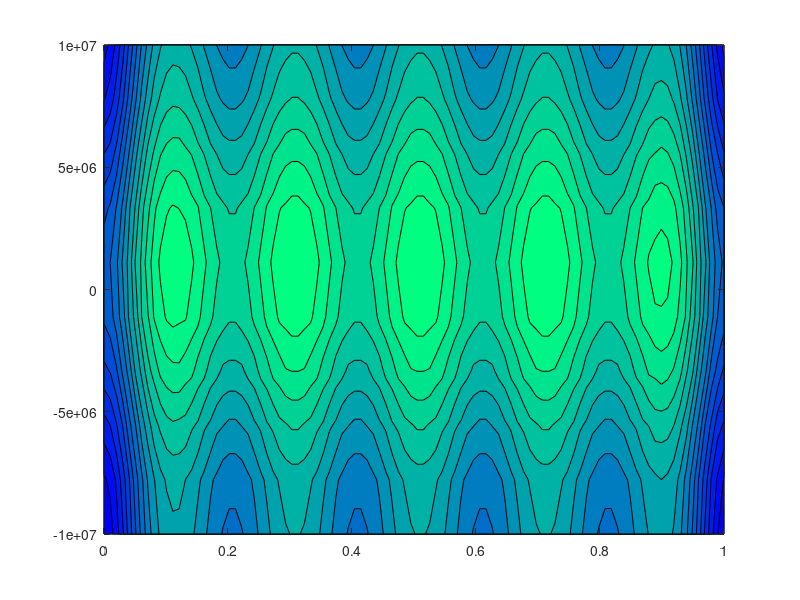

The MATLAB source for this figure: (Note: this script raises an error after producing the figure.)
clear variables
L = 1;
Nx = 100;
gridx = linspace(0,L,Nx);
Nv = 10;
Nt = 50;
bins = 20;
T = 1; % electron temperature in eV
q = 1.602e-19;
qm = q/9.11e-31;
epsi = 1/8.85e-12;
m = 9.11e-31;
n_0 = 1e20;
v = linspace(-1e7,1e7,Nv);
dv = v(2)-v(1);
dx = 1/(Nx-1);
dt = 5e-40;
M = sqrt(m/(2*3.1415*T*q))*exp(-m.*v.*v/(2*T*q));
mu1 = 0.3e7;
M_L = sqrt(m/(2*3.1415*T*q))*exp(-m.*(v-mu1).^2/(2*T*q));
mu2 = -0.3e7;
M_R = sqrt(m/(2*3.1415*T*q))*exp(-m.*(v-mu2).^2/(2*T*q));
E=1;
f = zeros(Nx,Nv);
f0 = zeros(Nx,Nv);
f1 = zeros(Nx,Nv);
fs = zeros(Nx,Nv,Nt);
for i=1:Nx
    f(i,:) = n_0/2*M_L*1.01+n_0/2*M_R;
    f0(i,:) =n_0*M;
    if mod(i,20) < 4 
      f(i,:) = n_0/2*M_L*0.96+n_0/2*M_R; 
    end
end
fs(:,:,1) = f;

for i=2:Nt
    f1 = zeros(Nx,Nv);
    
erho = zeros(Nx,1);
ionrho = zeros(Nx,1);

for j=1:Nx
   erho(j) = sum(f(j,:))*dv;
   ionrho(j) = sum(f0(j,:))*dv;
end

    erho = -erho*q/(dx);
    

        ionrho = ionrho*q/(dx);

        
        rho = erho+ionrho;
        
  % FIELDS - E field solver

A = zeros(Nx,Nx);

A(1,1) = -2;
A(1,2) = 1;



for l=2:Nx-1
    A(l,l-1) = 1;
    A(l,l) = -2;
    A(l,l+1) = 1;
end


A(Nx,Nx-1) = 1;
A(Nx,Nx) = -2;

phi = inv(A)*(-rho)*epsi*(dx*dx);

E = zeros(Nx,1);

E(1) = (phi(1)-phi(2))/(dx);

for j=2:Nx-1
    E(j) = (phi(j-1)-phi(j+1))/(2*dx);
end

E(Nx) = (phi(Nx-1)-phi(Nx))/(dx);
E;

A = zeros(Nx,Nv);
B = zeros(Nx,Nv);
A(1,:) = v.*(f(2,:) - f(Nx,:))/(2*dx);
B(:,1) = -qm*E.*(f(:,2)-f(:,Nv))/(2*dv);


for j=2:Nx-1
A(j,:) = v.*(f(j+1,:) - f(j-1,:))/(2*dx);
end
for k=2:Nv-1
B(:,k) = -qm*E.*(f(:,k+1)-f(:,k-1))/(2*dv);        
end

A(Nx,:) = v.*(f(1,:) - f(Nx-1,:))/(2*dx);
B(:,Nv) = -qm*E.*(f(:,1)-f(:,Nv))/(2*dv);

fsum = zeros(Nx,Nv);
fsum(1,1) = f(2,1)+f(Nx,1)+f(1,2)+f(1,Nv);
fsum(1,Nv) = f(2,Nv)+f(Nx,Nv)+f(1,1)+f(1,Nv-1);
fsum(1,2:Nv-1) = f(2,2:Nv-1)+f(Nx,2:Nv-1)+f(1,3:Nv)+f(1,1:Nv-2);
fsum(Nx,2:Nv-1) = f(1,2:Nv-1)+f(Nx-1,2:Nv-1)+f(Nx,3:Nv)+f(Nx,1:Nv-2);
fsum(2:Nx-1,1) = f(2:Nx-1,2)+f(2:Nx-1,Nv)+f(3:Nx,1)+f(1:Nx-2,1);
fsum(2:Nx-1,Nv) = f(2:Nx-1,2)+f(2:Nx-1,Nv-1)+f(3:Nx,Nv) + f(1:Nx-2,Nv);
fsum(Nx,1) = f(1,1)+f(Nx-1,1)+f(Nx,2)+f(Nx,Nv);
fsum(Nx,Nv) = f(1,Nv)+f(Nx-1,Nv)+f(Nx,1)+f(Nx,Nv-1);


for j=2:Nx-1
    for k=2:Nv-1
fsum(j,k) = f(j+1,k) +f(j-1,k)+f(j,k+1)+f(j,k-1);
    end
end
f1 = 1/4*fsum - (A+B)*dt;
fs(:,:,i) = f1;
f = f1;

 contourf(gridx,v,transpose(fs(:,:,i)),16)
 axis([0 1 -1e7 1e7])
 colormap(winter)
F(i-1) = getframe(gcf);
 i
end

%for n=1:Nt
%    plot(v,fs(1,:,n))
%    hold on
%end
numtimes=1;

fps=1;
figure
movie(F,numtimes,fps);

movie2avi(F, 'two_stream_LF.avi');
